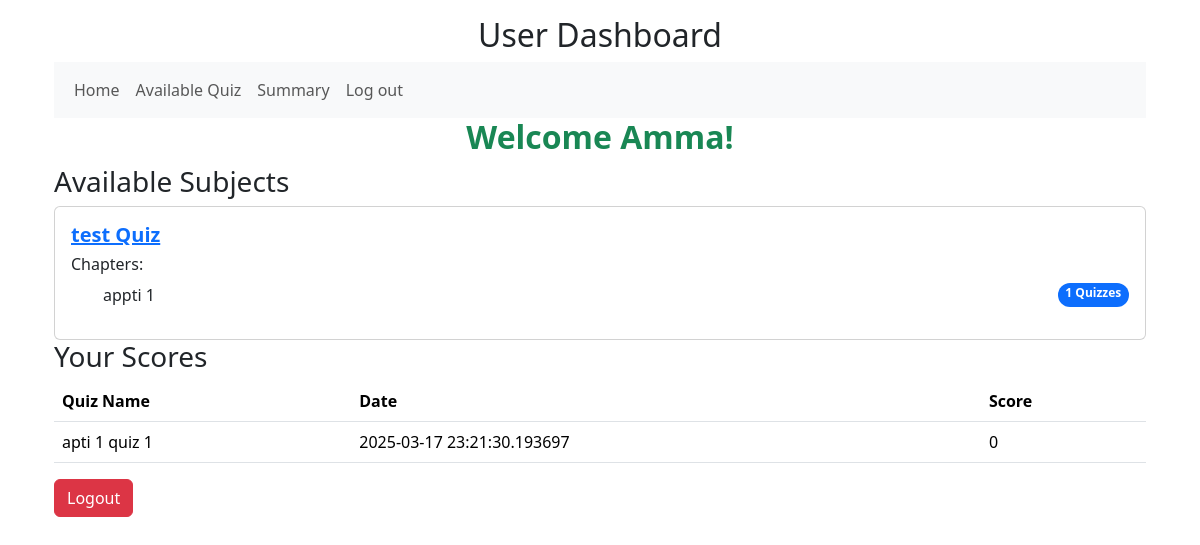
Page /user/dashboard (signed in) on the committed database.
### models/models.py (models this page shows)
class User(db.Model):
    __tablename__ = "users"
    id = db.Column(db.Integer, primary_key=True, autoincrement=True)
    username = db.Column(db.String(50), nullable=False, unique=True)
    email = db.Column(db.String(100), nullable=False, unique=True)
    password = db.Column(db.String(255), nullable=False)
    full_name = db.Column(db.String(100), nullable=False)
    qualification = db.Column(db.String(50))
    dob = db.Column(db.Date)
    college = db.Column(db.String(100))
    roles = db.Column(db.String(50), nullable=False, default='user')
    scores = db.relationship('Score', back_populates='user',lazy=True)

class Subject(db.Model):
    __tablename__ = "subjects"
    id = db.Column(db.Integer, primary_key=True, autoincrement=True)
    name = db.Column(db.String(50), nullable=False,unique=True)
    description = db.Column(db.Text)
    remarks = db.Column(db.Text)
    chapters = db.relationship('Chapter', back_populates='subject',cascade="all, delete-orphan")

class Chapter(db.Model):
    __tablename__ = "chapters"
    id = db.Column(db.Integer, primary_key=True, autoincrement=True)
    subject_id = db.Column(db.Integer, db.ForeignKey('subjects.id'), nullable=False)
    name = db.Column(db.String(50), nullable=False)
    description = db.Column(db.Text)
    remarks = db.Column(db.Text)
    subject = db.relationship('Subject', back_populates='chapters')
    quizzes = db.relationship('Quiz', back_populates='chapter',cascade="all, delete-orphan")

class Score(db.Model):
    __tablename__ = "scores"
    id = db.Column(db.Integer, primary_key=True, autoincrement=True)
    quiz_id = db.Column(db.Integer, db.ForeignKey('quizzes.id'), nullable=False)
    user_id = db.Column(db.Integer, db.ForeignKey('users.id'), nullable=False)
    timestamp = db.Column(db.DateTime, default=datetime.utcnow)
    total_score = db.Column(db.Integer, nullable=False)
    quiz = db.relationship('Quiz', back_populates='scores')
    user = db.relationship('User', back_populates='scores')

class Quiz(db.Model):
    __tablename__ = "quizzes"
    id = db.Column(db.Integer, primary_key=True, autoincrement=True)
    chapter_id = db.Column(db.Integer, db.ForeignKey('chapters.id'), nullable=False)
    name = db.Column(db.String(50), nullable=False)
    description = db.Column(db.Text)
    remarks = db.Column(db.Text)
    date_of_quiz = db.Column(db.Date)
    chapter = db.relationship('Chapter', back_populates='quizzes')
    questions = db.relationship('Question', back_populates='quiz',cascade="all, delete-orphan")
    scores = db.relationship('Score', back_populates='quiz',cascade="all, delete-orphan")

### controllers/controllers.py (the view)
@controllers.route('/user/dashboard')
def user_dashboard():
    if not check_role('user'):
        flash('Access denied.You must be logged in as a user')
        return redirect(url_for('controllers.login'))
    subjects=Subject.query.all()
    user_id = session.get('user_id')
    user = User.query.get(user_id)
    scores = Score.query.filter_by(user_id=user_id).all()
    return render_template('user_dashboard.html', subjects=subjects, scores=scores, user=user)

### controllers/controllers.py (called while the page is built)
def check_role(role):
    if 'user_id' in session and session['role']==role:
        return True
    return False

### templates/user_dashboard.html
{% extends 'layout.html' %}
{% block body %}
    <div class="container">
        <h2 class="text-center">User Dashboard</h2>
        <nav class="navbar navbar-expand-sm bg-light">
            <div class="container-fluid">
                <ul class="navbar-nav">
                    <li class="nav-item">
                        <a class="nav-link" href="{{url_for('controllers.user_dashboard')}}">Home</a>
                    </li>
                    <li>
                        <a class="nav-link" href ="{{url_for('controllers.available_quizzes')}}">Available Quiz</a>
                    </li>
                    <li>
                        <a class="nav-link" href ="{{url_for('controllers.summary_show')}}">Summary</a>
                    </li>
                    <li>
                        <a class="nav-link" href ="{{url_for('controllers.logout')}}">Log out</a>
                    </li>
                </ul>
            </div>
        </nav>
        <h2 class="text-center text-success fw-bold"> Welcome {{user.username}}!</h2>
        <div clas="container-fluid">
        <h3>Available Subjects</h3>
        {% for subject in subjects %}
        <div class="row">
            <div clas="col-sm">
                <div class="card">
                    <div class="card-body">
                        <h5 class="card-title">
                            <a class="fw-bold" href="{{url_for('controllers.user_subject_show',subject_id=subject.id)}}">{{subject.name}}</a>
                        </h5>
                        <h6>Chapters:</h6>
                        <ul list="list-group">
                            {% for chapter in subject.chapters %}
                            <li class="list-group-item d-flex justify-content-between algin-items-center">
                                {{chapter.name}}
                                <span class="badge bg-primary rounded-pill">{{chapter.quizzes|length}} Quizzes</span>
                            </li>
                            {% endfor %}
                        </ul>
             </div>
                </div>
            </div>
            {% endfor %}
        </div>
        <h3>Your Scores</h3>
        {% if scores %}
            <table class="table">
                <thead>
                    <tr>
                        <th>Quiz Name</th>
                        <th>Date</th>
                        <th>Score</th>
                    </tr>
                </thead>
                <tbody>
                    {% for score in scores %}
                        <tr>
                            <td>{{ score.quiz.name }}</td>
                            <td>{{ score.timestamp }}</td>
                            <td>{{ score.total_score }}</td>
                        </tr>
                    {% endfor %}
                </tbody>
            </table>
        {% else %}
            <p>No quiz scores available yet.</p>
        {% endif %}
    <a href="{{ url_for('controllers.logout') }}" class="btn btn-danger">Logout</a>
</div>
{% endblock %}

### rows in the picture
User: username "Amma"
Subject: name "test Quiz"
Chapter: name "appti 1", quizzes|length "1"
Score: quiz.name "apti 1 quiz 1", timestamp "2025-03-17 23:21:30.193697", total_score "0"
